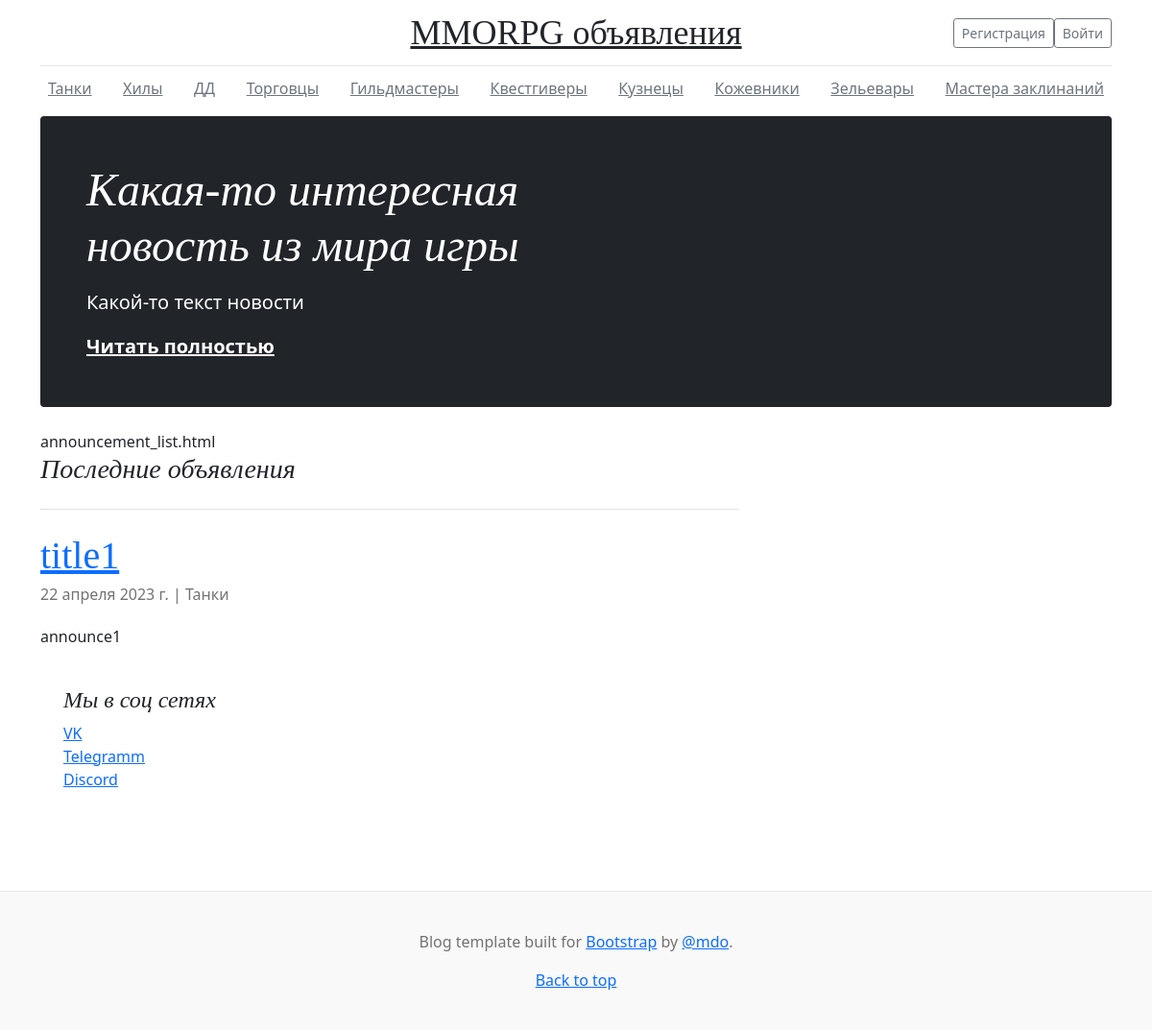
The page /board/ on the database as committed earlier.
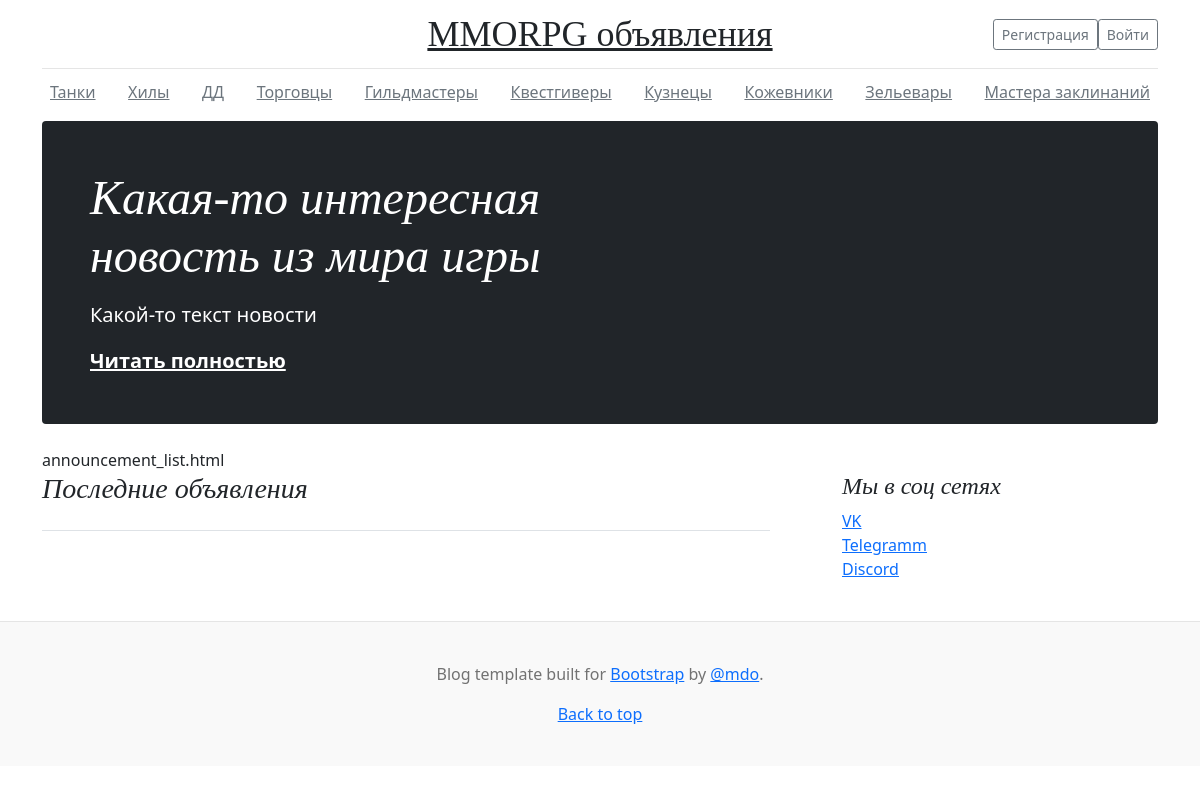
The same page on the database as committed later.
### Announcement/models.py (models this page shows, shortened)
class Announcement(models.Model):
    CATEGORY = (
        ('Tank', 'Танки'),
        ('Healer', 'Хилы'),
        ('DD', 'ДД'),
        ('Vendor', 'Торговцы'),
        ('GuildMaster', 'Гильдмастеры'),
        ('QuestGiver', 'Квестгиверы'),
        ('Smith', 'Кузнецы'),
        ('Skinner', 'Кожевники'),
        ('Alchemist', 'Зельевары'),
        ('SpellMaster', 'Мастера заклинаний'),
    )
    author = models.ForeignKey(User, related_name='author', on_delete=models.CASCADE)
    category = models.CharField(max_length=16, choices=CATEGORY)
    title = models.CharField(max_length=64)
    text = RichTextUploadingField(null=True, config_name='default')
    published_date = models.DateField(auto_now_add=True)
    def preview(self):
        return f'{self.text[0:49]}'

### Announcement/views.py (the view)
# urls.py: path('board/', AnnouncementList.as_view(), name='list'),
class AnnouncementList(ListView):
    model = Announcement
    ordering = '-published_date'
    template_name = 'announcement_list.html'
    context_object_name = 'list'
    def get_queryset(self):
        category = self.kwargs.get('category', None)
        if category:
            queryset = Announcement.objects.filter(category=category)
        else:
            queryset = Announcement.objects.all()
        return queryset

### Announcement/templates/announcement_list.html
{% extends 'flatpages/default.html' %}
{% block content %}
announcement_list.html
{% autoescape off %}
<h3 class="pb-4 mb-4 fst-italic border-bottom">Последние объявления</h3>
<article class="blog-post">
    {% for announce in list %}
        <h2 class="blog-post-title"><a href="{% url 'announce' pk=announce.id %}">{{ announce.title }}</a></h2>
        <p class="blog-post-meta">{{ announce.published_date }} | {{ announce.get_category_display }}</p>
        <p>{{ announce.preview }}</p>
    {% endfor %}
</article>
{% endautoescape %}
{% endblock content %}

Rows that differ between the two databases and show on the page:
removed Announcement: title "title1", published_date "22 апреля 2023 г.", category "Танки", preview "announce1"
